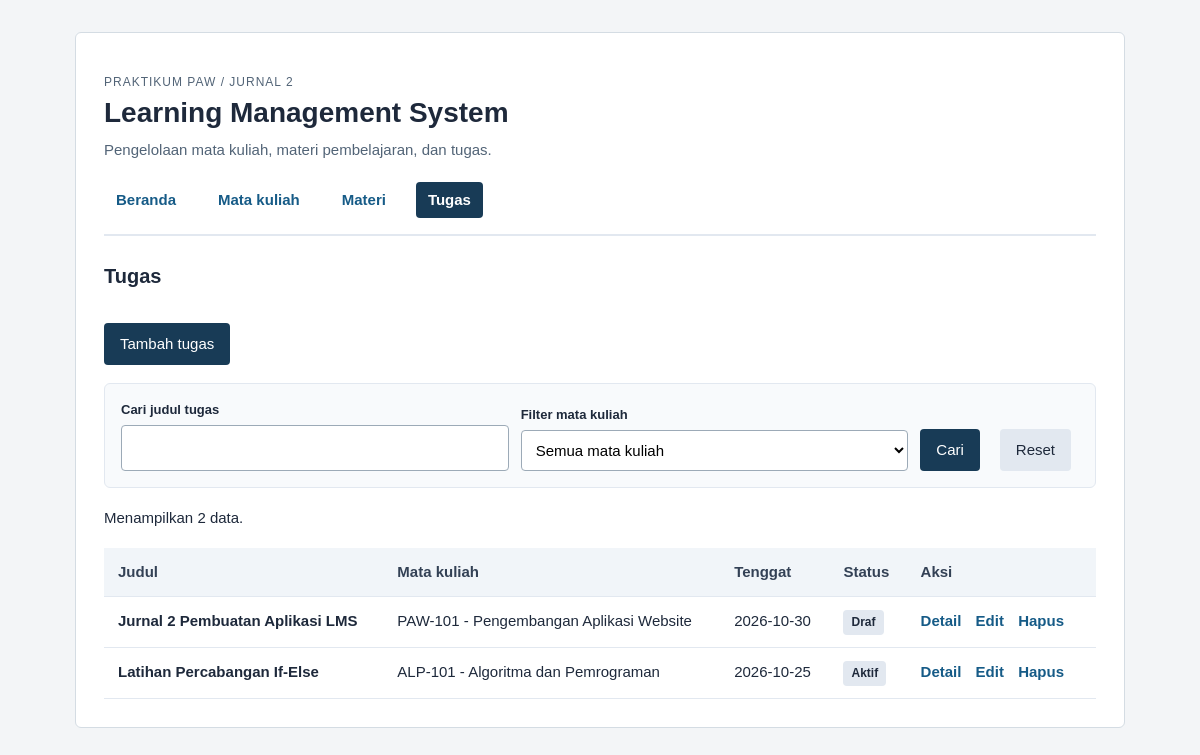
/daftar_tugas.php, run on the app's committed database.
### tables this page shows
CREATE TABLE tugas (
    id INT UNSIGNED AUTO_INCREMENT PRIMARY KEY,
    mata_kuliah_id INT UNSIGNED NOT NULL,
    judul VARCHAR(150) NOT NULL,
    instruksi TEXT NOT NULL,
    tenggat DATE NOT NULL,
    status VARCHAR(20) NOT NULL,
    FOREIGN KEY (mata_kuliah_id) REFERENCES mata_kuliah(id) ON DELETE RESTRICT
);

CREATE TABLE mata_kuliah (
    id INT UNSIGNED AUTO_INCREMENT PRIMARY KEY,
    kode VARCHAR(20) NOT NULL UNIQUE,
    nama VARCHAR(100) NOT NULL,
    dosen VARCHAR(100) NOT NULL,
    semester TINYINT UNSIGNED NOT NULL
);

### koneksi.php (called while the page is built, shortened)
<?php
function h($teks) {
    return htmlspecialchars((string)$teks, ENT_QUOTES, 'UTF-8');
}

### daftar_tugas.php (the view, shortened to what this page needs)
<?php
require 'koneksi.php';
$cari  = trim($_GET['cari'] ?? '');
$mk_id = isset($_GET['mk_id']) && ctype_digit((string)$_GET['mk_id']) ? (int)$_GET['mk_id'] : 0;
$like  = '%' . $cari . '%';
if ($mk_id > 0) {
    $stmt = $conn->prepare('SELECT t.*, mk.kode AS kode_mk, mk.nama AS nama_mk
                            FROM tugas t JOIN mata_kuliah mk ON t.mata_kuliah_id = mk.id
                            WHERE t.judul LIKE ? AND t.mata_kuliah_id = ?
                            ORDER BY t.id DESC');
    $stmt->bind_param('si', $like, $mk_id);
} else {
    $stmt = $conn->prepare('SELECT t.*, mk.kode AS kode_mk, mk.nama AS nama_mk
                            FROM tugas t JOIN mata_kuliah mk ON t.mata_kuliah_id = mk.id
                            WHERE t.judul LIKE ?
                            ORDER BY t.id DESC');
    $stmt->bind_param('s', $like);
}
$stmt->execute();
$hasil = $stmt->get_result();
?>
<!DOCTYPE html>
<html lang="id">
<head>
    <link rel="stylesheet" href="style.css">
</head>
<body>
<main>
    <p class="label-kecil">PRAKTIKUM PAW / JURNAL 2</p>
    <h1>Learning Management System</h1>
    <p class="subjudul">Pengelolaan mata kuliah, materi pembelajaran, dan tugas.</p>
    <nav class="nav-bar">
        <a href="index.php">Beranda</a>
        <a href="daftar_mata_kuliah.php">Mata kuliah</a>
        <a href="daftar_materi.php">Materi</a>
        <a href="daftar_tugas.php" class="aktif">Tugas</a>
    </nav>
    <h2>Tugas</h2>
    <p><a class="tombol" href="tambah_tugas.php">Tambah tugas</a></p>
    <form method="get" class="form-filter">
        <div>
            <label for="cari">Cari judul tugas</label>
            <input id="cari" name="cari" value="<?= h($cari) ?>">
        </div>
        <div>
            <label for="mk_id">Filter mata kuliah</label>
            <select id="mk_id" name="mk_id">
                <option value="0">Semua mata kuliah</option>
            </select>
        </div>
        <button type="submit">Cari</button>
        <a class="tombol tombol-sekunder" href="daftar_tugas.php">Reset</a>
    </form>
    <p>Menampilkan <?= $hasil->num_rows ?> data.</p>
    <?php if ($hasil->num_rows === 0): ?>
        <p>Data tidak ditemukan.</p>
    <?php else: ?>
        <table>
            <thead>
                <tr>
                    <th>Judul</th>
                    <th>Mata kuliah</th>
                    <th>Tenggat</th>
                    <th>Status</th>
                    <th>Aksi</th>
                </tr>
            </thead>
            <tbody>
                <?php while ($row = $hasil->fetch_assoc()): ?>
                    <tr>
                        <td><strong><?= h($row['judul']) ?></strong></td>
                        <td><?= h($row['kode_mk']) ?> - <?= h($row['nama_mk']) ?></td>
                        <td><?= h($row['tenggat']) ?></td>
                        <td><span class="badge"><?= h($row['status']) ?></span></td>
                        <td class="aksi-link">
                            <a href="detail_tugas.php?id=<?= (int)$row['id'] ?>">Detail</a>
                            <a href="edit_tugas.php?id=<?= (int)$row['id'] ?>">Edit</a>
                            <a href="hapus_tugas.php?id=<?= (int)$row['id'] ?>">Hapus</a>
                        </td>
                    </tr>
                <?php endwhile; ?>
            </tbody>
        </table>
    <?php endif; ?>
</main>
</body>
</html>

### style.css (style rules this page uses)
* { box-sizing: border-box; }
body { margin: 0; background: #f3f5f7; color: #1e293b; font: 15px/1.6 Arial, sans-serif; }
main { max-width: 1050px; margin: 32px auto; padding: 28px; background: #ffffff; border: 1px solid #d4dce3; border-radius: 6px; }
.nav-bar { display: flex; gap: 18px; padding-bottom: 16px; margin-bottom: 24px; border-bottom: 2px solid #e2e8f0; }
.nav-bar a { text-decoration: none; color: #165b87; font-weight: bold; padding: 6px 12px; border-radius: 4px; }
.nav-bar a.aktif, .nav-bar a:hover { background: #183b56; color: #ffffff; }
h1 { font-size: 28px; margin: 0 0 8px; line-height: 1.2; }
h2 { font-size: 20px; margin: 24px 0 12px; }
.subjudul { color: #526477; margin-top: 0; margin-bottom: 20px; }
.label-kecil { color: #526477; font-size: 12px; letter-spacing: 1px; text-transform: uppercase; margin-bottom: 4px; }
table { width: 100%; border-collapse: collapse; margin-top: 18px; }
th, td { padding: 12px 14px; border-bottom: 1px solid #e2e8f0; text-align: left; vertical-align: top; }
th { background: #f1f5f9; font-weight: bold; color: #334155; }
label { display: block; margin-top: 14px; font-weight: bold; margin-bottom: 4px; }
input, select, textarea { display: block; width: 100%; max-width: 650px; padding: 10px; border: 1px solid #9caab7; border-radius: 4px; font: inherit; background: #ffffff; }
button, .tombol { display: inline-block; padding: 9px 16px; margin-top: 16px; margin-right: 8px; background: #183b56; color: #ffffff; border: 0; border-radius: 4px; cursor: pointer; font: inherit; text-decoration: none; }
.tombol-sekunder { background: #e2e8f0; color: #1e293b; }
a { color: #165b87; }
.aksi-link a { margin-right: 10px; font-weight: bold; text-decoration: none; }
.form-filter { display: flex; flex-wrap: wrap; gap: 12px; align-items: flex-end; background: #f8fafc; padding: 16px; border: 1px solid #e2e8f0; border-radius: 6px; margin: 18px 0; }
.form-filter div { flex: 1; min-width: 200px; }
.form-filter label { margin-top: 0; font-size: 13px; }
.form-filter input, .form-filter select { max-width: 100%; }
.form-filter button, .form-filter .tombol { margin-top: 0; }
.badge { display: inline-block; padding: 3px 8px; font-size: 12px; border-radius: 4px; background: #e2e8f0; font-weight: bold; }

### data on the page
tugas: judul "Jurnal 2 Pembuatan Aplikasi LMS", mata_kuliah.kode "PAW-101", mata_kuliah.nama "Pengembangan Aplikasi Website", tenggat "2026-10-30", status "Draf"
tugas: judul "Latihan Percabangan If-Else", mata_kuliah.kode "ALP-101", mata_kuliah.nama "Algoritma dan Pemrograman", tenggat "2026-10-25", status "Aktif"

### other printed values
$hasil->num_rows "2"
